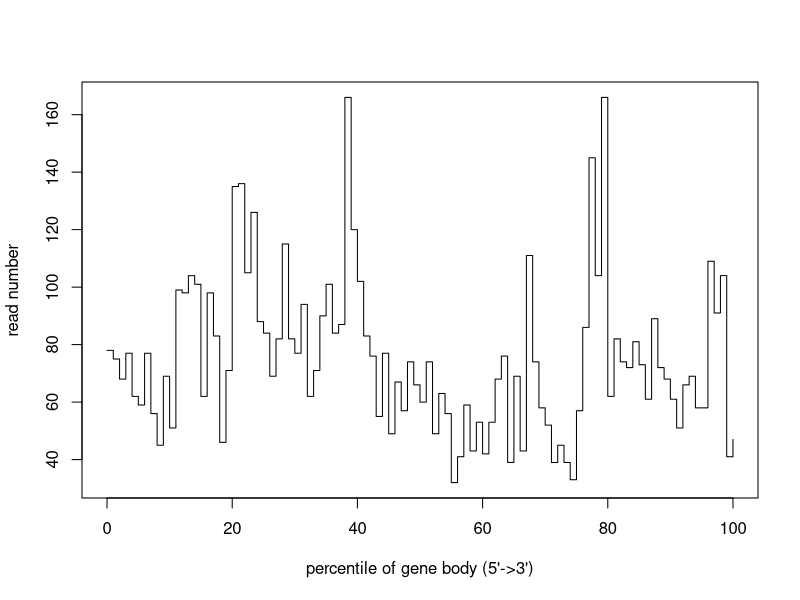

Generate this figure with R:
pdf('/Users/olgabotvinnik/workspace/rna-seq-diff-exprn/test-results/rseqc/PrEC_1/rseqc.geneBodyCoverage.pdf')
x=0:100
y=c(78,75,68,77,62,59,77,56,45,69,51,99,98,104,101,62,98,83,46,71,135,136,105,126,88,84,69,82,115,82,77,94,62,71,90,101,84,87,166,120,102,83,76,55,77,49,67,57,74,66,60,74,49,63,56,32,41,59,43,53,42,53,68,76,39,69,43,111,74,58,52,39,45,39,33,57,86,145,104,166,62,82,74,72,81,73,61,89,72,68,61,51,66,69,58,58,109,91,104,41,47)
plot(x,y,xlab="percentile of gene body (5'->3')",ylab='read number',type='s')
dev.off()
